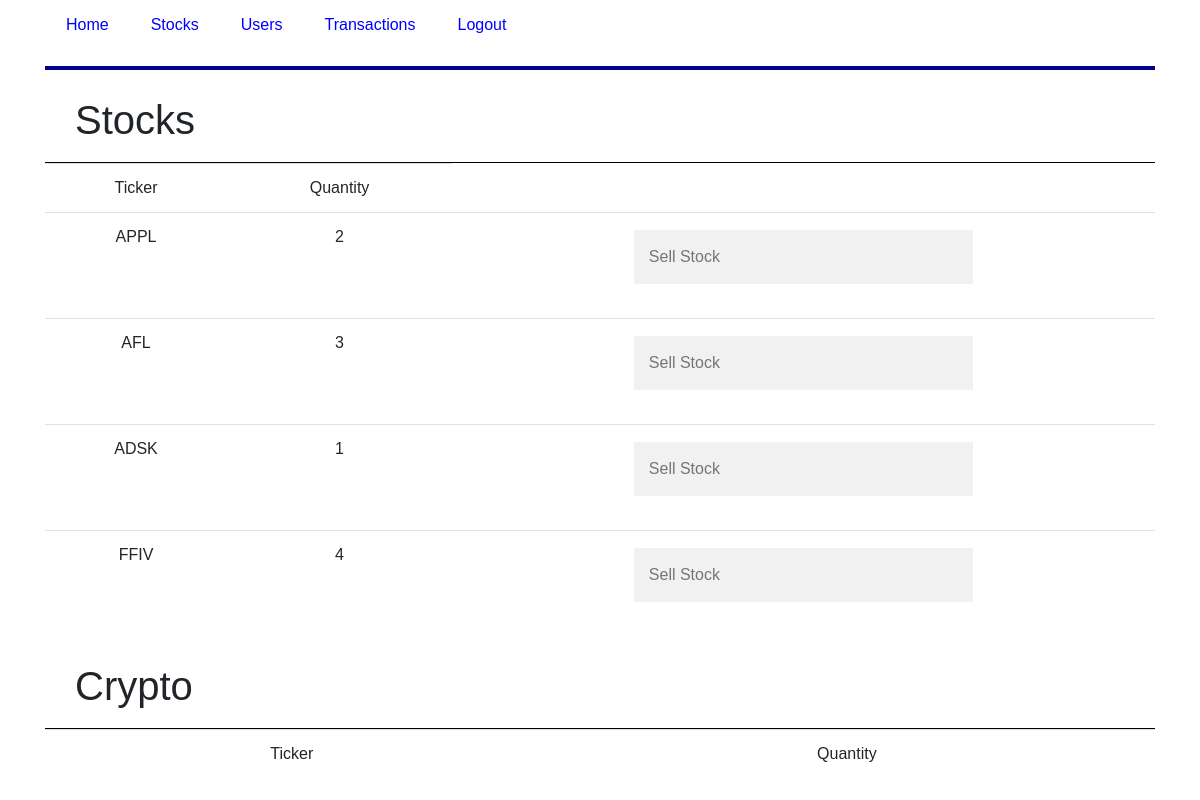
The app's page /portfolio (signed in), older data.
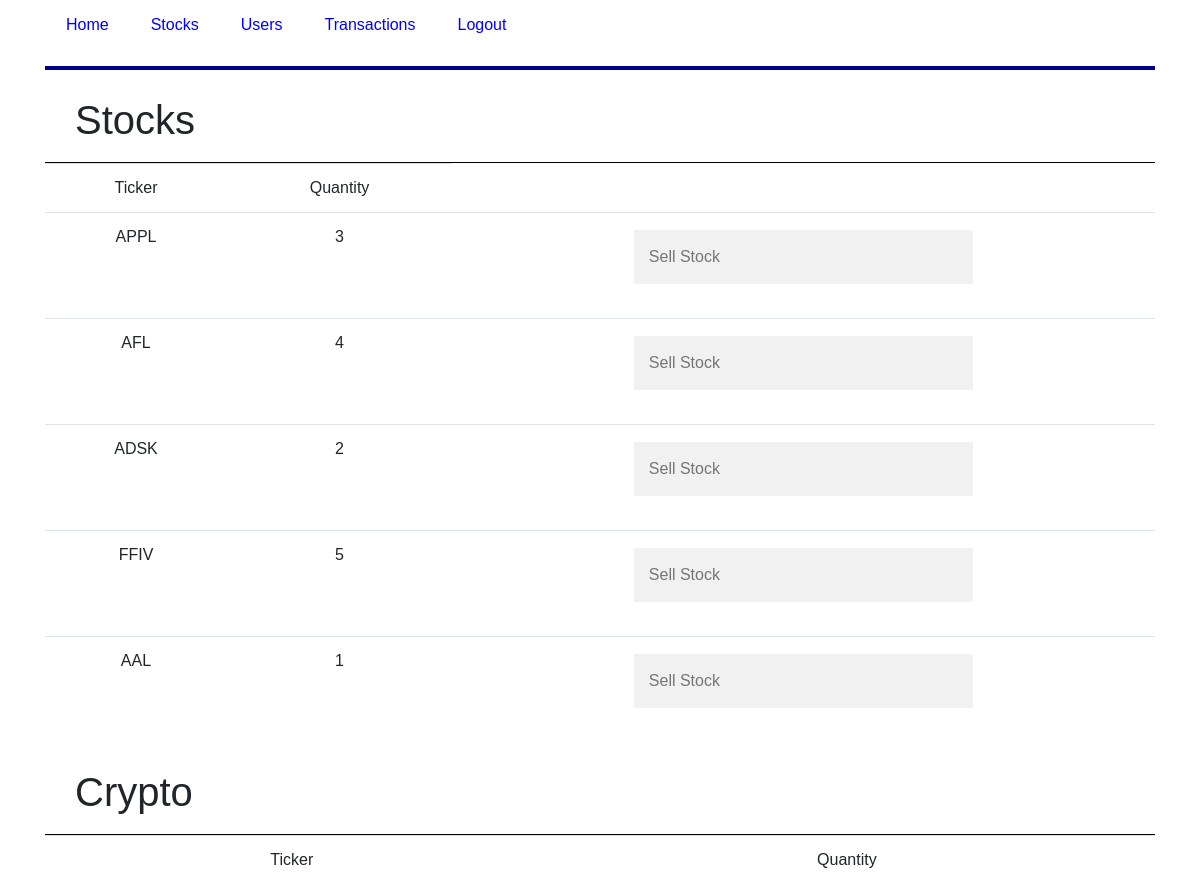
The same page, newer data.
### tables this page shows
CREATE TABLE portfolio(
    p_userid decimal(8,0) not null,
    p_ticker varchar(6) not null,
    p_quantity decimal(6,0) not null
);

### application/routes.py (the view, shortened to what this page needs)
@app.route("/portfolio", methods=['POST', 'GET'])
def portfolio():
    if session.get('username'):
        conn = db
        db.row_factory = sqlite3.Row
        cur = db.cursor()
        cur.execute("""SELECT p_ticker, p_quantity FROM portfolio, users
        WHERE u_userid = p_userid
        AND p_ticker not in
        (SELECT c_ticker FROM crypto)
        AND u_userid = ?;""", [session['user_id']])
        stock_portfolio_rows = cur.fetchall()
        cur.execute("""SELECT DISTINCT p_ticker FROM portfolio, users, crypto
        WHERE u_userid = p_userid
        AND p_ticker in
        (SELECT c_ticker FROM crypto)
        AND u_userid = ?;""", [session['user_id']])
        crypto_portfolio_rows = cur.fetchall()
        return render_template("portfolio.html", stock_portfolio_rows=stock_portfolio_rows, crypto_portfolio_rows=crypto_portfolio_rows, portfolio=True)
    return render_template("portfolio.html", portfolio=True)

### application/routes.py (called while the page is built)
@app.teardown_appcontext
def close_connection(exception):
    db = getattr(g, '_database', None)
    if db is not None:
        db.close()

### application/templates/portfolio.html (shortened to what this page needs)
{% extends "layout.html" %}
{% block content %}
{% if session['username'] %}
    <div class="stock-container">
                <h1>Stocks</h1>
    </div>
    <table class="table table-stripped">
        <thead>
            <td>Ticker</td>
            <td>Quantity</td>
        </thead>
        {% for row in stock_portfolio_rows %}
            <tr>
                <form action="" method="post">
                    <td><input type="hidden" name="portfolio-stock-ticker" value="{{ row["p_ticker"] }}"> {{ row["p_ticker"] }}</td>
                    <td>{{row["p_quantity"]}}</td>
                    <td>
                        <input type="text" name="sell-stock-submission" placeholder="Sell Stock">
                    </td>
                </form>
            </tr>
        {% endfor %}
    </table>
    <div class="stock-container">
                <h1>Crypto</h1>
    </div>
    <table class="table table-stripped">
        <thead>
            <td>Ticker</td>
            <td>Quantity</td>
        </thead>
    </table>
{% else %}
    <p>Login to access your watchlist.<a href="{{ url_for('login') }}"> Login</a></p>
{% endif %}
{% endblock %}

Row changes from the older to the newer data that the page shows:
changed portfolio "APPL": p_quantity "2" → "3"
changed portfolio "AFL": p_quantity "3" → "4"
changed portfolio "ADSK": p_quantity "1" → "2"
changed portfolio "FFIV": p_quantity "4" → "5"
added portfolio: p_ticker "AAL", p_quantity "1"
